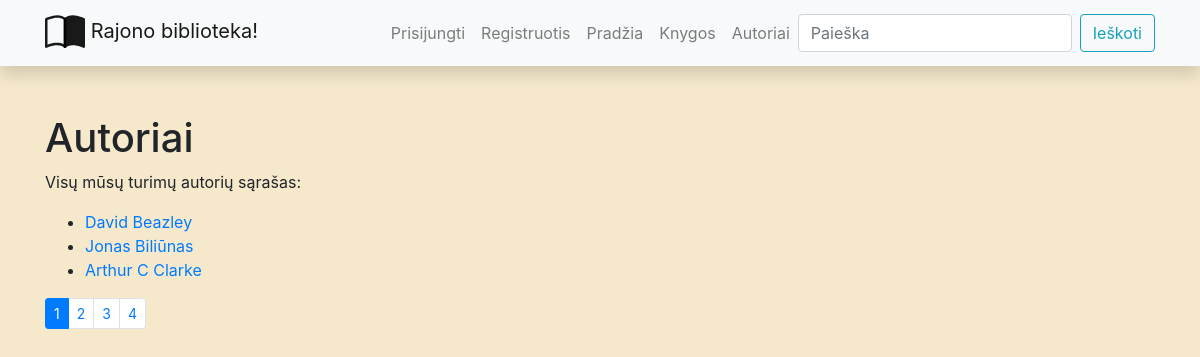
The page /library/authors/ on the database its author committed.
### library/models.py (models this page shows, shortened)
class Author(models.Model):
    first_name = models.CharField('Vardas', max_length=50)
    last_name = models.CharField('Pavardė', max_length=50)
    description = HTMLField()
    class Meta:
        ordering = ('last_name', 'first_name')

### library/views.py (the view)
# urls.py: path('authors/', views.get_authors, name='authors-all'),
def get_authors(request):
    authors = Author.objects.all()
    paginator = Paginator(authors, 3)
    page_number = request.GET.get('page')
    paged_authors = paginator.get_page(page_number)
    context = {'authors': paged_authors}
    return render(request, 'authors.html', context=context)

### library/templates/authors.html
{% extends 'base.html' %}
{% block content %}
<h1>Autoriai</h1>
<p>Visų mūsų turimų autorių sąrašas:</p>
<ul>
    {% for author_obj in authors %}
        <li>
            <a href="{% url 'author-one' author_obj.id %}">
            {{ author_obj.first_name }} {{ author_obj.last_name }}</a>
        </li>
    {% endfor %}
</ul>
{% if authors.has_other_pages %}
    <ul class="pagination pagination-sm">
        {% for nr in authors.paginator.page_range %}
            {% if authors.number == nr %}
                <li class="page-item active">
                    <a class="page-link">{{ nr }}</a>
                </li>
            {% else %}
            <li class="page-item">
                <a class="page-link" href="?page={{ nr }}">{{ nr }}</a>
            </li>
            {% endif %}
        {% endfor %}
    </ul>
{% endif %}
{% endblock %}

### library/static/css/styles.css (style rules this page uses)
body { background-color: #f5e8cb; }

### rows shown on the page
Author: first_name "David", last_name "Beazley"
Author: first_name "Jonas", last_name "Biliūnas"
Author: first_name "Arthur C", last_name "Clarke"

### other values the page prints
{{ nr }} "1"
{{ nr }} "2" "3" "4"
